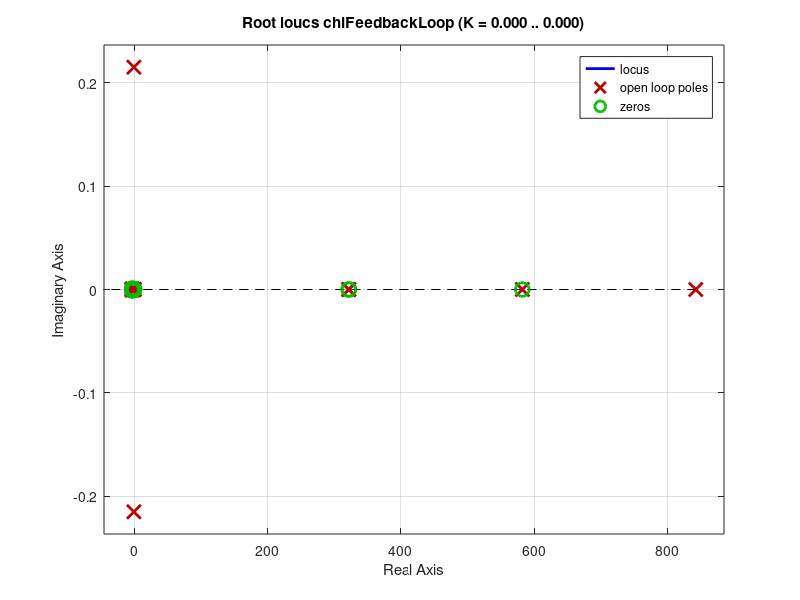

This figure's MATLAB source:
%%

close all; 
A = [   -0.322  0.052   0.028   -1.12   0.002;
        0       0       1       -0.001  0;
        -10.6   0       -2.87   0.46    -0.65;
        6.87    0       -0.04   -0.32   -0.02;
        0       0       0       0       -7.5];

a_p1 = -A(3,3);
a_p2 = A(3,5);

k_dp1 = 1;
d = deg2rad(1.5);

pSys = tf([a_p2], [1, a_p1]);
pFeedbackLoop = pSys/(1+k_dp1*pSys);
figure();
rlocus(pFeedbackLoop);
%%
k_dp = 500*k_dp1;
pFeedbackLoop = pSys/(1+k_dp*pSys);

k_ip1 = 0.7
k_pp1 = 1


phiController = tf([k_ip1], [1, 0])+ k_pp1;
phiFeedbackLoop = phiController*pFeedbackLoop/(1+phiController*pFeedbackLoop)
rlocus(phiFeedbackLoop);
%%
gain = 400;
k_ip = gain*k_ip1;
k_pp = gain*k_pp1;

phiController = tf([k_ip], [1, 0])+ k_pp;
phiFeedbackLoop = phiController*pFeedbackLoop/(1+phiController*pFeedbackLoop)

k_ic1 = 0.7;
k_pc1 = 1;
chiController = tf([k_ic1], [1, 0])+ k_pc1;
chiFeedbackLoop = chiController*phiFeedbackLoop/(1+chiController*phiFeedbackLoop)
rlocus(chiFeedbackLoop);
k_ic = gain*k_ic1;
k_pc = gain*k_pc1;

